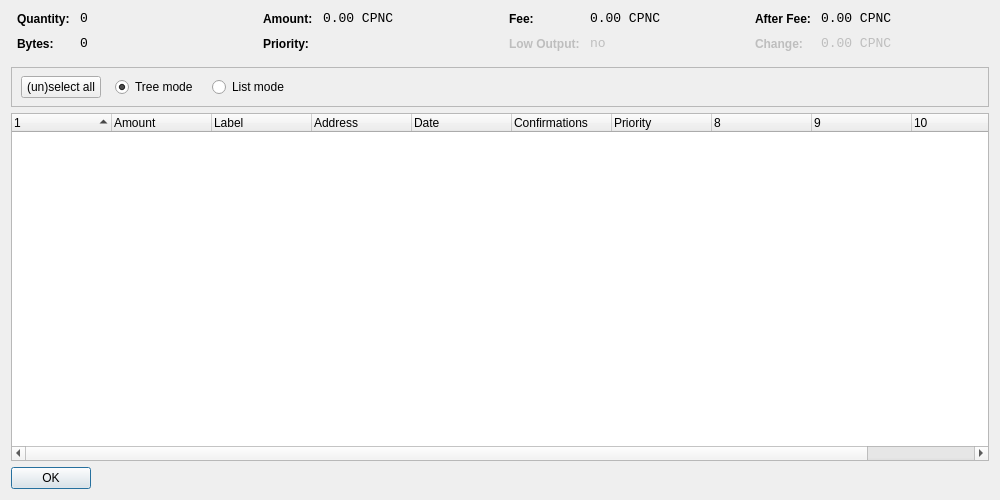
<?xml version="1.0" encoding="UTF-8"?>
<ui version="4.0">
 <class>CoinControlDialog</class>
 <widget class="QDialog" name="CoinControlDialog">
  <property name="geometry">
   <rect>
    <x>0</x>
    <y>0</y>
    <width>1000</width>
    <height>500</height>
   </rect>
  </property>
  <property name="windowTitle">
   <string>Coin Control</string>
  </property>
  <layout class="QVBoxLayout" name="verticalLayout">
   <item>
    <layout class="QHBoxLayout" name="horizontalLayoutTop" stretch="0,0,0,0">
     <property name="topMargin">
      <number>0</number>
     </property>
     <property name="bottomMargin">
      <number>10</number>
     </property>
     <item>
      <layout class="QFormLayout" name="formLayoutCoinControl1">
       <property name="horizontalSpacing">
        <number>10</number>
       </property>
       <property name="verticalSpacing">
        <number>10</number>
       </property>
       <property name="leftMargin">
        <number>6</number>
       </property>
       <property name="rightMargin">
        <number>6</number>
       </property>
       <item row="0" column="0">
        <widget class="QLabel" name="labelCoinControlQuantityText">
         <property name="styleSheet">
          <string notr="true">font-weight:bold;</string>
         </property>
         <property name="text">
          <string>Quantity:</string>
         </property>
        </widget>
       </item>
       <item row="0" column="1">
        <widget class="QLabel" name="labelCoinControlQuantity">
         <property name="font">
          <font>
           <family>Monospace</family>
           <pointsize>10</pointsize>
          </font>
         </property>
         <property name="cursor">
          <cursorShape>IBeamCursor</cursorShape>
         </property>
         <property name="contextMenuPolicy">
          <enum>Qt::ActionsContextMenu</enum>
         </property>
         <property name="text">
          <string notr="true">0</string>
         </property>
         <property name="textInteractionFlags">
          <set>Qt::LinksAccessibleByMouse|Qt::TextSelectableByKeyboard|Qt::TextSelectableByMouse</set>
         </property>
        </widget>
       </item>
       <item row="1" column="0">
        <widget class="QLabel" name="labelCoinControlBytesText">
         <property name="styleSheet">
          <string notr="true">font-weight:bold;</string>
         </property>
         <property name="text">
          <string>Bytes:</string>
         </property>
        </widget>
       </item>
       <item row="1" column="1">
        <widget class="QLabel" name="labelCoinControlBytes">
         <property name="font">
          <font>
           <family>Monospace</family>
           <pointsize>10</pointsize>
          </font>
         </property>
         <property name="cursor">
          <cursorShape>IBeamCursor</cursorShape>
         </property>
         <property name="contextMenuPolicy">
          <enum>Qt::ActionsContextMenu</enum>
         </property>
         <property name="text">
          <string notr="true">0</string>
         </property>
         <property name="textInteractionFlags">
          <set>Qt::LinksAccessibleByMouse|Qt::TextSelectableByKeyboard|Qt::TextSelectableByMouse</set>
         </property>
        </widget>
       </item>
      </layout>
     </item>
     <item>
      <layout class="QFormLayout" name="formLayoutCoinControl2">
       <property name="horizontalSpacing">
        <number>10</number>
       </property>
       <property name="verticalSpacing">
        <number>10</number>
       </property>
       <property name="leftMargin">
        <number>6</number>
       </property>
       <property name="rightMargin">
        <number>6</number>
       </property>
       <item row="0" column="0">
        <widget class="QLabel" name="labelCoinControlAmountText">
         <property name="styleSheet">
          <string notr="true">font-weight:bold;</string>
         </property>
         <property name="text">
          <string>Amount:</string>
         </property>
        </widget>
       </item>
       <item row="0" column="1">
        <widget class="QLabel" name="labelCoinControlAmount">
         <property name="font">
          <font>
           <family>Monospace</family>
           <pointsize>10</pointsize>
          </font>
         </property>
         <property name="cursor">
          <cursorShape>IBeamCursor</cursorShape>
         </property>
         <property name="contextMenuPolicy">
          <enum>Qt::ActionsContextMenu</enum>
         </property>
         <property name="text">
          <string notr="true">0.00 CPNC</string>
         </property>
         <property name="textInteractionFlags">
          <set>Qt::LinksAccessibleByMouse|Qt::TextSelectableByKeyboard|Qt::TextSelectableByMouse</set>
         </property>
        </widget>
       </item>
       <item row="1" column="0">
        <widget class="QLabel" name="labelCoinControlPriorityText">
         <property name="styleSheet">
          <string notr="true">font-weight:bold;</string>
         </property>
         <property name="text">
          <string>Priority:</string>
         </property>
        </widget>
       </item>
       <item row="1" column="1">
        <widget class="QLabel" name="labelCoinControlPriority">
         <property name="font">
          <font>
           <family>Monospace</family>
           <pointsize>10</pointsize>
          </font>
         </property>
         <property name="cursor">
          <cursorShape>IBeamCursor</cursorShape>
         </property>
         <property name="contextMenuPolicy">
          <enum>Qt::ActionsContextMenu</enum>
         </property>
         <property name="text">
          <string/>
         </property>
         <property name="textInteractionFlags">
          <set>Qt::LinksAccessibleByMouse|Qt::TextSelectableByKeyboard|Qt::TextSelectableByMouse</set>
         </property>
        </widget>
       </item>
      </layout>
     </item>
     <item>
      <layout class="QFormLayout" name="formLayoutCoinControl3">
       <property name="horizontalSpacing">
        <number>10</number>
       </property>
       <property name="verticalSpacing">
        <number>10</number>
       </property>
       <property name="leftMargin">
        <number>6</number>
       </property>
       <property name="rightMargin">
        <number>6</number>
       </property>
       <item row="0" column="0">
        <widget class="QLabel" name="labelCoinControlFeeText">
         <property name="styleSheet">
          <string notr="true">font-weight:bold;</string>
         </property>
         <property name="text">
          <string>Fee:</string>
         </property>
        </widget>
       </item>
       <item row="0" column="1">
        <widget class="QLabel" name="labelCoinControlFee">
         <property name="font">
          <font>
           <family>Monospace</family>
           <pointsize>10</pointsize>
          </font>
         </property>
         <property name="cursor">
          <cursorShape>IBeamCursor</cursorShape>
         </property>
         <property name="contextMenuPolicy">
          <enum>Qt::ActionsContextMenu</enum>
         </property>
         <property name="text">
          <string notr="true">0.00 CPNC</string>
         </property>
         <property name="textInteractionFlags">
          <set>Qt::LinksAccessibleByMouse|Qt::TextSelectableByKeyboard|Qt::TextSelectableByMouse</set>
         </property>
        </widget>
       </item>
       <item row="1" column="0">
        <widget class="QLabel" name="labelCoinControlLowOutputText">
         <property name="enabled">
          <bool>false</bool>
         </property>
         <property name="styleSheet">
          <string notr="true">font-weight:bold;</string>
         </property>
         <property name="text">
          <string>Low Output:</string>
         </property>
        </widget>
       </item>
       <item row="1" column="1">
        <widget class="QLabel" name="labelCoinControlLowOutput">
         <property name="enabled">
          <bool>false</bool>
         </property>
         <property name="font">
          <font>
           <family>Monospace</family>
           <pointsize>10</pointsize>
          </font>
         </property>
         <property name="cursor">
          <cursorShape>IBeamCursor</cursorShape>
         </property>
         <property name="contextMenuPolicy">
          <enum>Qt::ActionsContextMenu</enum>
         </property>
         <property name="text">
          <string notr="true">no</string>
         </property>
         <property name="textInteractionFlags">
          <set>Qt::LinksAccessibleByMouse|Qt::TextSelectableByKeyboard|Qt::TextSelectableByMouse</set>
         </property>
        </widget>
       </item>
      </layout>
     </item>
     <item>
      <layout class="QFormLayout" name="formLayoutCoinControl4">
       <property name="horizontalSpacing">
        <number>10</number>
       </property>
       <property name="verticalSpacing">
        <number>10</number>
       </property>
       <property name="leftMargin">
        <number>6</number>
       </property>
       <property name="rightMargin">
        <number>6</number>
       </property>
       <item row="0" column="0">
        <widget class="QLabel" name="labelCoinControlAfterFeeText">
         <property name="styleSheet">
          <string notr="true">font-weight:bold;</string>
         </property>
         <property name="text">
          <string>After Fee:</string>
         </property>
        </widget>
       </item>
       <item row="0" column="1">
        <widget class="QLabel" name="labelCoinControlAfterFee">
         <property name="font">
          <font>
           <family>Monospace</family>
           <pointsize>10</pointsize>
          </font>
         </property>
         <property name="cursor">
          <cursorShape>IBeamCursor</cursorShape>
         </property>
         <property name="contextMenuPolicy">
          <enum>Qt::ActionsContextMenu</enum>
         </property>
         <property name="text">
          <string notr="true">0.00 CPNC</string>
         </property>
         <property name="textInteractionFlags">
          <set>Qt::LinksAccessibleByMouse|Qt::TextSelectableByKeyboard|Qt::TextSelectableByMouse</set>
         </property>
        </widget>
       </item>
       <item row="1" column="0">
        <widget class="QLabel" name="labelCoinControlChangeText">
         <property name="enabled">
          <bool>false</bool>
         </property>
         <property name="styleSheet">
          <string notr="true">font-weight:bold;</string>
         </property>
         <property name="text">
          <string>Change:</string>
         </property>
        </widget>
       </item>
       <item row="1" column="1">
        <widget class="QLabel" name="labelCoinControlChange">
         <property name="enabled">
          <bool>false</bool>
         </property>
         <property name="font">
          <font>
           <family>Monospace</family>
           <pointsize>10</pointsize>
          </font>
         </property>
         <property name="cursor">
          <cursorShape>IBeamCursor</cursorShape>
         </property>
         <property name="contextMenuPolicy">
          <enum>Qt::ActionsContextMenu</enum>
         </property>
         <property name="text">
          <string notr="true">0.00 CPNC</string>
         </property>
         <property name="textInteractionFlags">
          <set>Qt::LinksAccessibleByMouse|Qt::TextSelectableByKeyboard|Qt::TextSelectableByMouse</set>
         </property>
        </widget>
       </item>
      </layout>
     </item>
    </layout>
   </item>
   <item>
    <widget class="QFrame" name="frame">
     <property name="minimumSize">
      <size>
       <width>0</width>
       <height>40</height>
      </size>
     </property>
     <property name="frameShape">
      <enum>QFrame::StyledPanel</enum>
     </property>
     <property name="frameShadow">
      <enum>QFrame::Sunken</enum>
     </property>
     <widget class="QWidget" name="horizontalLayoutWidget">
      <property name="geometry">
       <rect>
        <x>10</x>
        <y>0</y>
        <width>781</width>
        <height>41</height>
       </rect>
      </property>
      <layout class="QHBoxLayout" name="horizontalLayoutPanel" stretch="0,0,0,0,0">
       <property name="spacing">
        <number>14</number>
       </property>
       <item>
        <widget class="QPushButton" name="pushButtonSelectAll">
         <property name="sizePolicy">
          <sizepolicy hsizetype="Maximum" vsizetype="Fixed">
           <horstretch>0</horstretch>
           <verstretch>0</verstretch>
          </sizepolicy>
         </property>
         <property name="text">
          <string>(un)select all</string>
         </property>
        </widget>
       </item>
       <item>
        <widget class="QRadioButton" name="radioTreeMode">
         <property name="sizePolicy">
          <sizepolicy hsizetype="Maximum" vsizetype="Fixed">
           <horstretch>0</horstretch>
           <verstretch>0</verstretch>
          </sizepolicy>
         </property>
         <property name="text">
          <string>Tree mode</string>
         </property>
         <property name="checked">
          <bool>true</bool>
         </property>
        </widget>
       </item>
       <item>
        <widget class="QRadioButton" name="radioListMode">
         <property name="sizePolicy">
          <sizepolicy hsizetype="Maximum" vsizetype="Fixed">
           <horstretch>0</horstretch>
           <verstretch>0</verstretch>
          </sizepolicy>
         </property>
         <property name="text">
          <string>List mode</string>
         </property>
        </widget>
       </item>
       <item>
        <spacer name="horizontalSpacer">
         <property name="orientation">
          <enum>Qt::Horizontal</enum>
         </property>
         <property name="sizeHint" stdset="0">
          <size>
           <width>40</width>
           <height>20</height>
          </size>
         </property>
        </spacer>
       </item>
      </layout>
     </widget>
    </widget>
   </item>
   <item>
    <widget class="CoinControlTreeWidget" name="treeWidget">
     <property name="contextMenuPolicy">
      <enum>Qt::CustomContextMenu</enum>
     </property>
     <property name="sortingEnabled">
      <bool>false</bool>
     </property>
     <property name="columnCount">
      <number>11</number>
     </property>
     <attribute name="headerShowSortIndicator" stdset="0">
      <bool>true</bool>
     </attribute>
     <attribute name="headerStretchLastSection">
      <bool>false</bool>
     </attribute>
     <column>
      <property name="text">
       <string/>
      </property>
     </column>
     <column>
      <property name="text">
       <string>Amount</string>
      </property>
     </column>
     <column>
      <property name="text">
       <string>Label</string>
      </property>
     </column>
     <column>
      <property name="text">
       <string>Address</string>
      </property>
     </column>
     <column>
      <property name="text">
       <string>Date</string>
      </property>
     </column>
     <column>
      <property name="text">
       <string>Confirmations</string>
      </property>
      <property name="toolTip">
       <string>Confirmed</string>
      </property>
     </column>
     <column>
      <property name="text">
       <string>Priority</string>
      </property>
     </column>
     <column>
      <property name="text">
       <string/>
      </property>
     </column>
     <column>
      <property name="text">
       <string/>
      </property>
     </column>
     <column>
      <property name="text">
       <string/>
      </property>
     </column>
     <column>
      <property name="text">
       <string/>
      </property>
     </column>
    </widget>
   </item>
   <item>
    <widget class="QDialogButtonBox" name="buttonBox">
     <property name="sizePolicy">
      <sizepolicy hsizetype="Maximum" vsizetype="Fixed">
       <horstretch>0</horstretch>
       <verstretch>0</verstretch>
      </sizepolicy>
     </property>
     <property name="orientation">
      <enum>Qt::Horizontal</enum>
     </property>
     <property name="standardButtons">
      <set>QDialogButtonBox::Ok</set>
     </property>
    </widget>
   </item>
  </layout>
 </widget>
 <customwidgets>
  <customwidget>
   <class>CoinControlTreeWidget</class>
   <extends>QTreeWidget</extends>
   <header>coincontroltreewidget.h</header>
  </customwidget>
 </customwidgets>
 <resources/>
 <connections/>
</ui>
